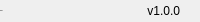
              <widget class="QFrame" name="bottomBar">
               <property name="minimumSize">
                <size>
                 <width>0</width>
                 <height>22</height>
                </size>
               </property>
               <property name="maximumSize">
                <size>
                 <width>16777215</width>
                 <height>22</height>
                </size>
               </property>
               <property name="frameShape">
                <enum>QFrame::NoFrame</enum>
               </property>
               <property name="frameShadow">
                <enum>QFrame::Raised</enum>
               </property>
               <layout class="QHBoxLayout" name="horizontalLayout_5">
                <property name="spacing">
                 <number>0</number>
                </property>
                <property name="leftMargin">
                 <number>0</number>
                </property>
                <property name="topMargin">
                 <number>0</number>
                </property>
                <property name="rightMargin">
                 <number>0</number>
                </property>
                <property name="bottomMargin">
                 <number>0</number>
                </property>
                <item>
                 <widget class="QLabel" name="creditsLabel">
                  <property name="maximumSize">
                   <size>
                    <width>16777215</width>
                    <height>16</height>
                   </size>
                  </property>
                  <property name="font">
                   <font>
                    <family>Segoe UI</family>
                    <pointsize>-1</pointsize>
                    <weight>50</weight>
                    <italic>false</italic>
                    <bold>false</bold>
                   </font>
                  </property>
                  <property name="text">
                   <string>Fri3nd</string>
                  </property>
                  <property name="alignment">
                   <set>Qt::AlignLeading|Qt::AlignLeft|Qt::AlignVCenter</set>
                  </property>
                 </widget>
                </item>
                <item>
                 <widget class="QLabel" name="version">
                  <property name="text">
                   <string>v1.0.0</string>
                  </property>
                  <property name="alignment">
                   <set>Qt::AlignRight|Qt::AlignTrailing|Qt::AlignVCenter</set>
                  </property>
                 </widget>
                </item>
                <item>
                 <widget class="QFrame" name="frame_size_grip">
                  <property name="minimumSize">
                   <size>
                    <width>20</width>
                    <height>0</height>
                   </size>
                  </property>
                  <property name="maximumSize">
                   <size>
                    <width>20</width>
                    <height>16777215</height>
                   </size>
                  </property>
                  <property name="frameShape">
                   <enum>QFrame::NoFrame</enum>
                  </property>
                  <property name="frameShadow">
                   <enum>QFrame::Raised</enum>
                  </property>
                 </widget>
                </item>
               </layout>
              </widget>
